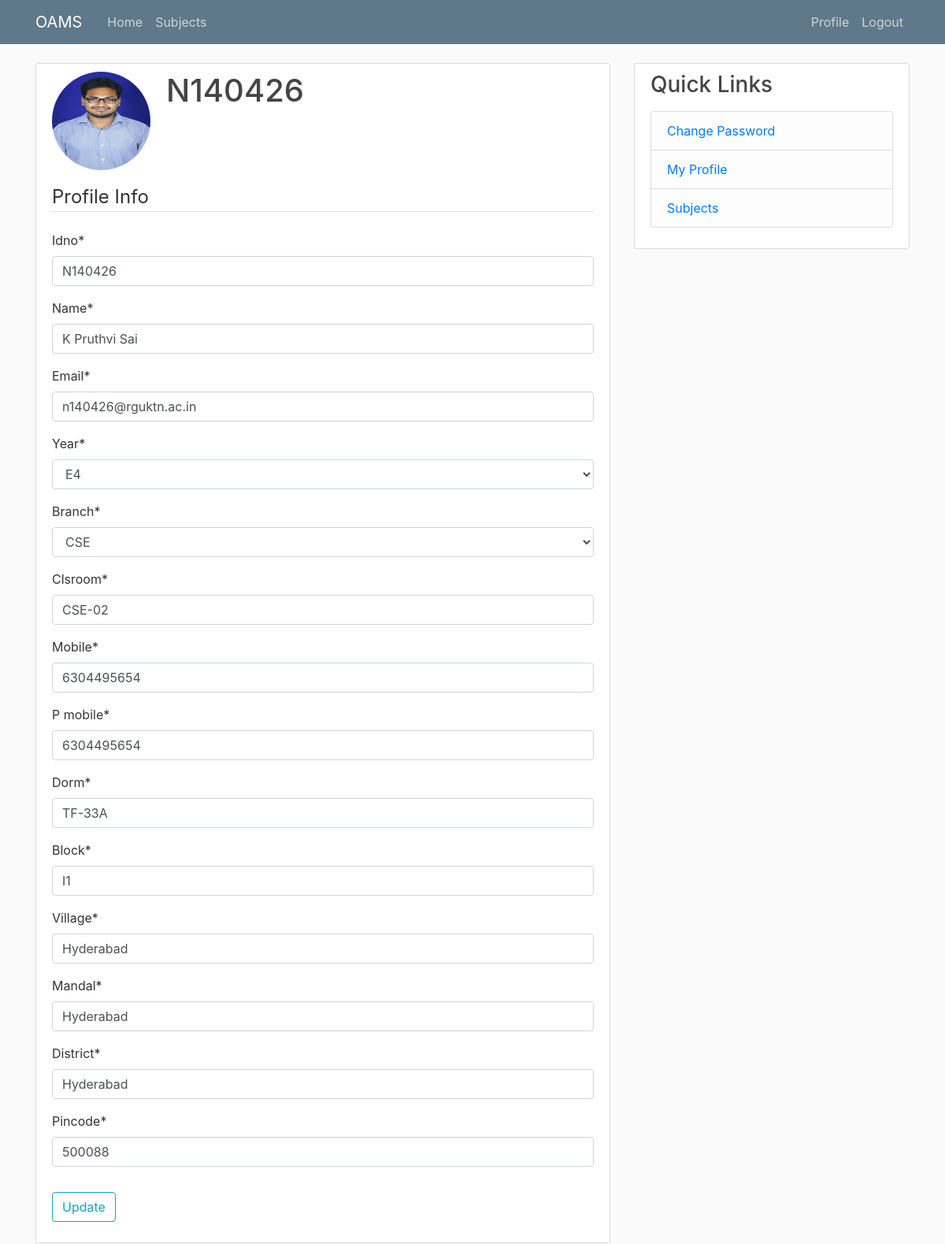
/accounts/profile/ (signed in), run on the app's committed database.
### accounts/models.py (models this page shows, shortened)
class Profile(models.Model):
    user = models.OneToOneField(User, on_delete=models.CASCADE, primary_key=True)
    image = models.ImageField(upload_to='profile_pics/', default='default.jpg')

class Student(models.Model):
    user = models.OneToOneField(User, on_delete=models.CASCADE, primary_key=True)
    idno = models.CharField(max_length=7)
    name = models.CharField(max_length=50)
    email = models.EmailField()
    year = models.CharField(max_length=10, choices=YEARS)
    branch = models.CharField(max_length=15, choices=BRANCHES)
    clsroom = models.CharField(max_length=10)
    mobile = models.CharField(max_length=10)
    p_mobile = models.CharField(max_length=10)
    dorm = models.CharField(max_length=10)
    block = models.CharField(max_length=10)
    village = models.CharField(max_length=20)
    mandal = models.CharField(max_length=20)
    district = models.CharField(max_length=20)
    pincode = models.IntegerField(null=True)

### accounts/views.py (the view)
# urls.py: path('profile/', user_views.profile, name='profile'),
@login_required
def profile(request):
    if request.method == 'POST':
        if request.user.is_staff:
            form = StaffProfileForm(request.POST, instance=request.user.staff)
        else:
            form = StudentProfileForm(request.POST, instance=request.user.student)
        if form.is_valid():
            username = form.cleaned_data.get('username')
            form.save()
            messages.success(request, f'Account Updated for {request.user.username}!')
            return redirect('profile')
    else:
        if request.user.is_staff:
            form = StaffProfileForm(instance=request.user.staff)
        else:
            form = StudentProfileForm(instance=request.user.student)
    return render(request, 'accounts/profile.html', {'form':form})

### accounts/forms.py
class StudentProfileForm(forms.ModelForm):
    class Meta:
        model = Student
        exclude = ['user']

### accounts/templates/accounts/profile.html (shortened to what this page needs)
{% extends 'blog/base.html' %}
{% load crispy_forms_tags %}
{% block content %}
<div class="content-section">
    <div class="media">
        <img class="rounded-circle account-img" src="{{ user.profile.image.url }}">
        <div class="media-body">
            <h2 class="account-heading">{{ user.username }}</h2>
        </div>
    </div>
    <form method="POST" enctype="multipart/form-data">
        <fieldset class="form-group">
            <legend class="border-bottom mb-4">Profile Info</legend>
            {{ form|crispy }}
        </fieldset>
        <div class="form-group">
            <button class="btn btn-outline-info" type="submit">Update</button>
        </div>
    </form>
</div>
{% endblock content %}

### blog/templates/blog/base.html (shortened to what this page needs)
{% load static %}
<!DOCTYPE html>
<html>
<head>
  <link rel="stylesheet" href="{% static 'blog/css/bootstrap.min.css' %}">
  <link rel="stylesheet" type="text/css" href="{% static 'blog/css/main.css' %}">
</head>
<body>
  <header class="site-header">
    <nav class="navbar navbar-expand-md navbar-dark bg-steel fixed-top">
      <div class="container">
        <li class="navbar-brand mr-4">OAMS</li>
        <div class="collapse navbar-collapse" id="navbarToggle">
          <div class="navbar-nav mr-auto">
            {% if user.is_authenticated %}
              {% if not user.is_staff %}
              <a class="nav-item nav-link" href="{% url 'profile' %}">Home</a>
              <a class="nav-item nav-link" href="{% url 'subjects' %}">Subjects</a>
              {% endif %}
            {% endif %}
          </div>
          <div class="navbar-nav">
            {% if user.is_authenticated %}
              {% if not user.is_staff %}
                <a class="nav-item nav-link" href="{% url 'profile' %}">Profile</a>
                <a class="nav-item nav-link" href="{% url 'logout' %}">Logout</a>
              {% endif %}
            {% else %}
            <a class="nav-item nav-link" href="{% url 'login' %}">Login</a>
            <a class="nav-item nav-link" href="{% url 'register' %}">Register</a>
            {% endif %}
          </div>
        </div>
      </div>
    </nav>
  </header>
  <main role="main" class="container">
    <div class="row">
      <div class="col-md-8">
        {% block content %}{% endblock %}
      </div>
      {% block sidebar %}
        {% if user.is_authenticated %}
          <div class="col-md-4">
              <div class="content-section">
                  <h3>Quick Links</h3>
                  <p class='text-muted'>
                      <ul class="list-group">
                          <li class="list-group-item list-group-item-light"><a href="{% url 'password_change' %}">Change
                                  Password</a></li>
                          <li class="list-group-item list-group-item-light"><a href="{% url 'profile' %}">My Profile</a></li>
                          <li class="list-group-item list-group-item-light"><a href="{% url 'subjects' %}">Subjects</a></li>
                      </ul>
                  </p>
              </div>
          </div>
        {% endif %}
      {% endblock sidebar %}
    </div>
  </main>
</body>
</html>

### blog/static/blog/css/main.css (style rules this page uses)
body { background: #fafafa; color: #333333; margin-top: 5rem; }
h1, h2, h3, h4, h5, h6 { color: #444444; }
ul { margin: 0; }
.bg-steel { background-color: #5f788a; }
.site-header .navbar-nav .nav-link { color: #cbd5db; }
.content-section { background: #ffffff; padding: 10px 20px; border: 1px solid #dddddd; border-radius: 3px; margin-bottom: 20px; }
.account-img { height: 125px; width: 125px; margin-right: 20px; margin-bottom: 16px; }
.account-heading { font-size: 2.5rem; }

### data on the page
Student: idno "N140426", name "K Pruthvi Sai", email "n140426@rguktn.ac.in", year "E4", branch "CSE", clsroom "CSE-02", mobile "6304495654", p_mobile "6304495654", dorm "TF-33A", block "I1", village "Hyderabad", mandal "Hyderabad", district "Hyderabad", pincode "500088"

### other printed values
{{ user.username }} "N140426"
